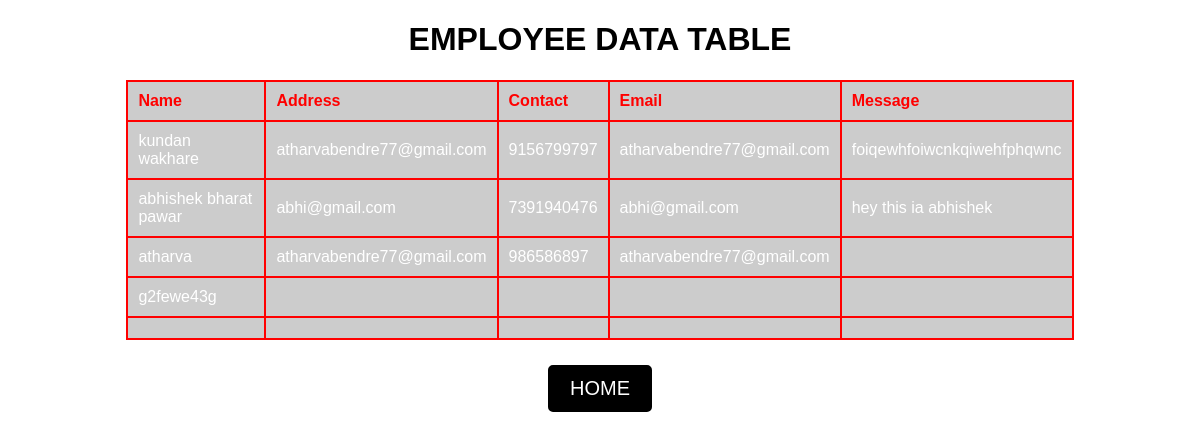
Page /show/ on the committed database.
### crudapp/models.py (models this page shows)
class Employee(models.Model):
    name=models.CharField(max_length=100)
    address=models.CharField(max_length=200)
    contact=models.CharField(max_length=20)
    email=models.EmailField(max_length=100)
    msg=models.CharField(max_length=200)

### crudapp/views.py (the view)
# urls.py: path("show/",views.show),
def show(request):
    mm = Employee.objects.all()
    return render(request, "show.html", {"all":mm})

### templates/show.html (shortened to what this page needs)
<!DOCTYPE html>
<html lang="en">
<head>
</head>
<body>
    <h1>EMPLOYEE DATA TABLE</h1>
    <table>
        <tr>
            <th>Name</th>
            <th>Address</th>
            <th>Contact</th>
            <th>Email</th>
            <th>Message</th>
        </tr>
        {% for i in all %}
        <tr>
            <td>{{ i.name }}</td>
            <td>{{ i.email }}</td>
            <td>{{ i.contact }}</td>
            <td>{{ i.email }}</td>
            <td>{{ i.msg }}</td>
        </tr>
        {% endfor %}
    </table>
    <div class="button-container">
    <a href="/"><button class="action-button">HOME</button></a>
    </div>
</body>
</html>

### templates/show.html (style rules this page uses)
body { background-image: url('http://getwallpapers.com/wallpaper/full/2/c/a/615014.jpg'); color: white; font-family: Arial, sans-serif; }
h1 { text-align: center; color: #000000; animation: glow 1.5s ease-in-out infinite alternate; }
table { border: 1px solid red; border-collapse: collapse; width: 80%; margin: 20px auto; background-color: rgba(0, 0, 0, 0.2); }
th, td { border: 2px solid rgb(255, 0, 0); padding: 10px; color: #ffffff; text-align: left; }
th { color: red; }
.button-container { text-align: center; margin-top: 1.5%; }
.action-button { display: inline-block; padding: 10px 20px; font-size: 20px; text-align: center; text-decoration: none; border: 2px solid #000; color: #ffffff; background-color: #000000; border-radius: 5px; cursor: pointer; transition: background-color 0.3s, color 0.3s, box-shadow 0.3s; margin: 5px; animation: glow 1.5s ease-in-out infinite alternate; }

### rows in the picture
Employee: name "kundan wakhare", email "atharvabendre77@gmail.com", contact "9156799797", msg "foiqewhfoiwcnkqiwehfphqwnc"
Employee: name "abhishek bharat pawar", email "abhi@gmail.com", contact "7391940476", msg "hey this ia abhishek"
Employee: name "atharva", email "atharvabendre77@gmail.com", contact "986586897"
Employee: name "g2fewe43g"
